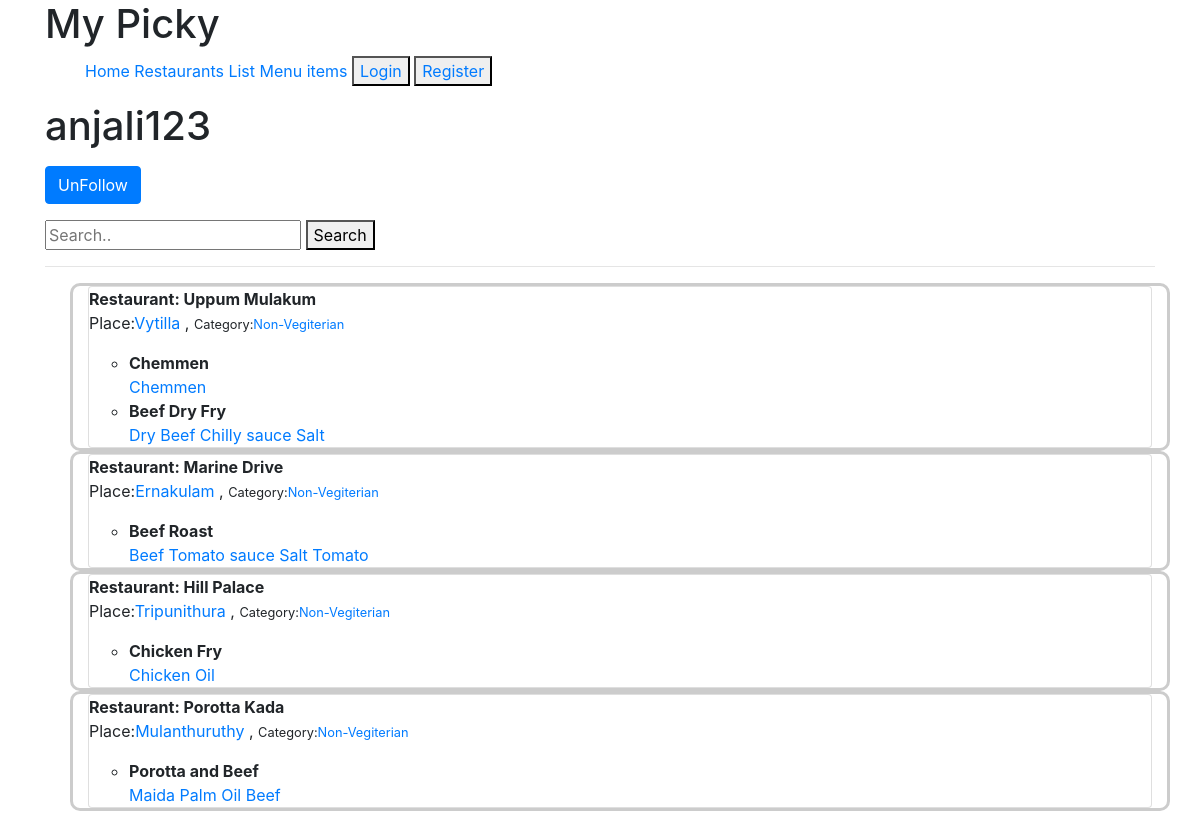
Page /profiles/anjali123/ (signed in) on the committed database.
### restaurants/models.py (models this page shows, shortened)
class RestaurantLocation(models.Model):
		user 				= models.ForeignKey(User)
		Restaurant_Name 	= models.CharField(max_length=50, blank=False, null=False)
		Restaurant_Location	= models.CharField(max_length=50, blank=False, null=False)
		Restaurant_Category	= models.CharField(max_length=50, blank=False, null=False, validators =[validate_category])
		Restaurant_Email	= models.EmailField(blank=False, null=False, validators=[validate_email])
		Restaurant_Created	= models.DateTimeField(auto_now_add=True)
		Restaurant_Updated	= models.DateTimeField(auto_now=True)
		slug				= models.SlugField(blank=True, null=True)
		objects 			=RestaurantLocationManager() #similar to Model.objects.all().This shows the relation to this perticular RestaurantLocation model

### menus/models.py (models this page shows, shortened)
class Item(models.Model):
	user			=	models.ForeignKey(settings.AUTH_USER_MODEL)
	restaurants		=	models.ForeignKey(RestaurantLocation)
	name			=	models.CharField(max_length=120)
	contents		=	models.TextField(help_text='Each Item separated by comma')
	excludes		=	models.TextField(blank = True, null = True, help_text='Each Item separated by comma')
	public			=	models.BooleanField(default = True)
	time_created	=	models.DateTimeField(auto_now_add = True)
	updated			=	models.DateTimeField(auto_now = True)
	class Meta:
		ordering = ['-updated','-time_created']  #to show which item is updated last in the begining of the list
	def get_contents(self):			#To get comma between the contents
		return self.contents.split(",")

### profiles/views.py (the view)
# urls.py: url(r'^(?P<username>[\w-]+)/$', ProfileDetailView.as_view(), name = 'detail')
class ProfileDetailView(DetailView):
	def get_object(self):
		username = self.kwargs.get("username")
		if username is None:
			raise Http404
		return get_object_or_404(user, username__iexact = username, is_active = True)
	def get_context_data(self, *args, **kwargs):
		context = super(ProfileDetailView, self).get_context_data(*args, **kwargs)
		user = context['user'] #insteadof self.get_object()
		is_following = False
		if user.profile in self.request.user.is_following.all():
			is_following = True
		context['is_following']	= 	is_following
		query = self.request.GET.get('q')
		items_exists = Item.objects.filter(user = user).exists()
		qs = RestaurantLocation.objects.filter(user = user)
		if query:
			qs = qs.search(query)
		if items_exists and qs.exists():
			context['locations'] = qs  		#giving a simple name inside context for the RestaurantLocation
		return context

### restaurants/models.py (called while the page is built)
	def get_queryset(self):
		return RestaurantLocationQuerySet(self.model, using = self._db) #using the same database(_db OR RestaurantLocation)

### templates/auth/user_detail.html (shortened to what this page needs)
{% extends "base.html" %}
{% block content %}
<h1>{{user.username}}</h1>
<p>{% include "snippets/follow_form.html" with username=user.username  is_following=is_following %}</p>
<form class="form" method="GET" action=".">
	<input type="text" placeholder="Search.."  name="q" value="{{ request.GET.q }}">
	<button type="btn btn-default" type="submit">Search</button>
</form>
<hr/>
<ul>
{% if locations %}
{% for rest in locations %}
	<div class="row">
	<div class="col-sm-12" style="border-bottom: 15px; border: 3px solid #ccc; border-radius: 10px;">
		<div class="card card-default" >
		<b>Restaurant: {{ rest.Restaurant_Name }}</b>
		<p>Place:<a href="{{request.path}}?q={{ rest.Restaurant_Location }}">{{ rest.Restaurant_Location }}</a> ,  <small> Category:<a href="{{request.path}}?q={{ rest.Restaurant_Category }}">{{ rest.Restaurant_Category }}</a> </small></p>
			<ul>
				{% for item in rest.item_set.all %}
					<li><b>{{ item.name }}</b><br/>
					{% for ing in item.get_contents %}
						<a href="{{request.path}}?q={{ing}}">{{ing}}</a>
					{% endfor %}
					</li>
				{% empty %}
					<li><p>No item</p></li>
				{% endfor %}
			</ul>
		</div>
	</div>
	</div>
{% endfor %}
{% endif %}
</ul>
{% endblock content %}

### rows in the picture
RestaurantLocation: Restaurant_Name "Uppum Mulakum", Restaurant_Location "Vytilla", Restaurant_Category "Non-Vegiterian"
Item: name "Chemmen", get_contents "Chemmen"
Item: name "Beef Dry Fry", get_contents "Dry Beef" "Chilly sauce" "Salt"
RestaurantLocation: Restaurant_Name "Marine Drive", Restaurant_Location "Ernakulam", Restaurant_Category "Non-Vegiterian"
Item: name "Beef Roast", get_contents "Beef" "Tomato sauce" "Salt" "Tomato"
RestaurantLocation: Restaurant_Name "Hill Palace", Restaurant_Location "Tripunithura", Restaurant_Category "Non-Vegiterian"
Item: name "Chicken Fry", get_contents "Chicken" "Oil"
RestaurantLocation: Restaurant_Name "Porotta Kada", Restaurant_Location "Mulanthuruthy", Restaurant_Category "Non-Vegiterian"
Item: name "Porotta and Beef", get_contents "Maida" "Palm Oil" "Beef"

### other values in the picture
{{ user.username }} "anjali123"
